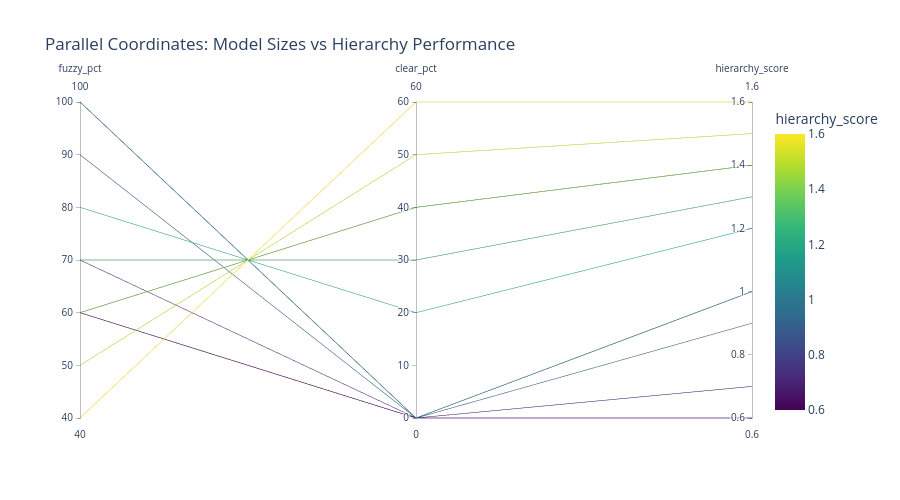

The notebook cell this image was saved under:
### Code cell
# 9. Interactive Parallel Coordinates Plot
# Prepare data for parallel coordinates
parallel_df = df.copy()
parallel_df['model1_size_num'] = parallel_df['model1_size'].map({
    '1.7B': 1.7, '4B': 4, '8B': 8, '14B': 14, '32B': 32
})
parallel_df['model2_size_num'] = parallel_df['model2_size'].map({
    '1.7B': 1.7, '4B': 4, '8B': 8, '14B': 14, '32B': 32
})

fig = px.parallel_coordinates(
    parallel_df,
    dimensions=['model1_size_num', 'model2_size_num', 'fuzzy_pct', 'clear_pct', 'hierarchy_score'],
    color='hierarchy_score',
    color_continuous_scale='Viridis',
    title='Parallel Coordinates: Model Sizes vs Hierarchy Performance'
)

fig.update_layout(height=500)
fig.show()

### Figure 1 — Plotly figure (JSON) as saved in the notebook; plotly's stock layout.template omitted (floating-point values rounded to 4 significant figures)
{"data": [{"dimensions": [{"label": "fuzzy_pct", "values": [60.0, 100.0, 70.0, 50.0, 100.0, 100.0, 100.0, 90.0, 100.0, 100.0, 60.0, 60.0, 100.0, 100.0, 100.0, 60.0, 100.0, 80.0, 40.0, 100.0, 100.0, 100.0, 100.0, 70.0, 100.0, 60.0, 70.0, 100.0, 100.0, 100.0]}, {"label": "clear_pct", "values": [0.0, 0.0, 30.0, 50.0, 0.0, 0.0, 0.0, 0.0, 0.0, 0.0, 40.0, 40.0, 0.0, 0.0, 0.0, 0.0, 0.0, 20.0, 60.0, 0.0, 0.0, 0.0, 0.0, 0.0, 0.0, 40.0, 30.0, 0.0, 0.0, 0.0]}, {"label": "hierarchy_score", "values": [0.6, 1.0, 1.3, 1.5, 1.0, 1.0, 1.0, 0.9, 1.0, 1.0, 1.4, 1.4, 1.0, 1.0, 1.0, 0.6, 1.0, 1.2, 1.6, 1.0, 1.0, 1.0, 1.0, 0.7, 1.0, 1.4, 1.3, 1.0, 1.0, 1.0]}], "domain": {"x": [0, 1], "y": [0, 1]}, "line": {"color": [0.6, 1.0, 1.3, 1.5, 1.0, 1.0, 1.0, 0.9, 1.0, 1.0, 1.4, 1.4, 1.0, 1.0, 1.0, 0.6, 1.0, 1.2, 1.6, 1.0, 1.0, 1.0, 1.0, 0.7, 1.0, 1.4, 1.3, 1.0, 1.0, 1.0], "coloraxis": "coloraxis"}, "name": "", "type": "parcoords"}], "layout": {"coloraxis": {"colorbar": {"title": {"text": "hierarchy_score"}}, "colorscale": [[0, "#440154"], [0.1111, "#482878"], [0.2222, "#3e4989"], [0.3333, "#31688e"], [0.4444, "#26828e"], [0.5556, "#1f9e89"], [0.6667, "#35b779"], [0.7778, "#6ece58"], [0.8889, "#b5de2b"], [1, "#fde725"]]}, "height": 500, "legend": {"tracegroupgap": 0}, "title": {"text": "Parallel Coordinates: Model Sizes vs Hierarchy Performance"}}}
